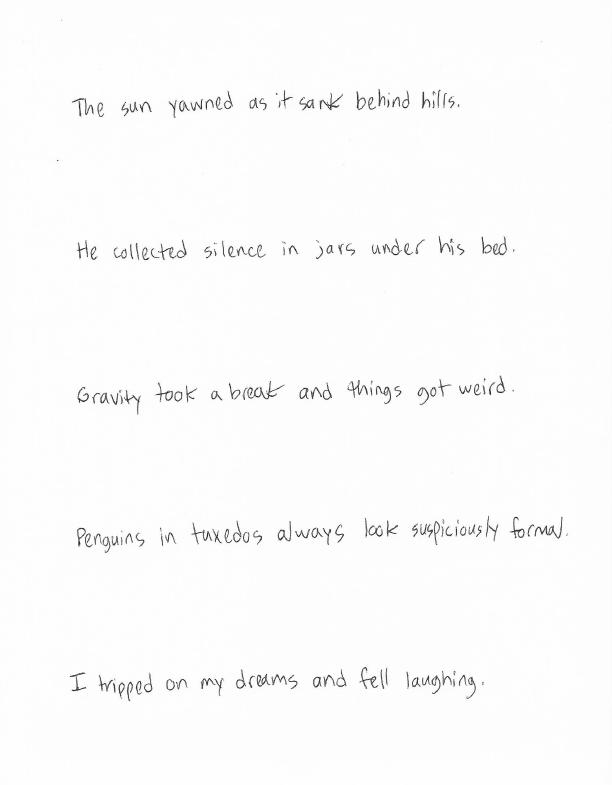
#> input picture dataset/style_alyajouri/raw_sentence_sheets/alyajouri_10.jpeg, 612 x 785 px, given in place of alyajouri_1.jpeg, which was not available
$ python sample_segmenter.py
#> lines starting #> are read from the running program, lines starting #| are printed output that depends on the picture; pictures that were not available may be replaced by others from this repository, and a replacement may not be noted
### src/common.py
# Filename: common.py
# Programmer(s): Abdurrahman Alyajouri
# Date: 4/25/2025
# Purpose: The purpose of this file is to provide commonly used functions and data structures
#          throughout this project.

total_sentences = 200
sheet_resolution = (784, 612)

people = [
    "alyajouri",
    "scalzone",
    "brodowicz",
    "le"
]

def get_input_path(person, id):
    return f"../dataset/style_{person}/raw_sentence_sheets/{person}_{id}.jpeg"

def get_output_path(person, id):
    return f"../dataset/style_{person}/processed_sentences/{person}_sentence_{id}.png"

### src/sample_segmenter.py
# Filename: sample_segmenter.py
# Programmer(s): Abdurrahman Alyajouri
# Date: 4/22/2025
# Purpose: The purpose of this program is to take our raw handwriting sample pages
#          (5 sentences per page, 2 inches apart, 1 inch left margin, starting at 1.5 inches from the top), and segment
#          each page to create samples containing a single sentence.

import numpy as np
import skimage.io as io

# in house libs
from common import get_input_path, get_output_path, people, sheet_resolution, total_sentences

# size of the sentence sheets we used, in inches.
sentence_sheet_shape = (11, 8.5)

# inch to pixel conversion functions.
def itopx(inches_x, img):
    ppi = img.shape[1] // sentence_sheet_shape[1]
    return int(inches_x * ppi)

def itopy(inches_y, img):
    ppi = img.shape[0] // sentence_sheet_shape[0]
    return int(inches_y * ppi)

def itop(inch_coords, img):
    return (itopy(inch_coords[0], img), itopx(inch_coords[1], img))

def segment(person, id):
    # inset sheet image into a fixed resolution blank canvas to maintain consistent segment resolutions.
#> called with person = 'alyajouri', id = 0
    tmp_img = io.imread(get_input_path(person, id + 1))
#> tmp_img is the input picture: shape (785, 612, 3); min 14, max 255, mean 251.2
    img = np.ones((sheet_resolution[0], sheet_resolution[1], 3), dtype=np.uint8) + 255
    img[0:tmp_img.shape[0], 0:tmp_img.shape[1], :] = tmp_img[0:min(tmp_img.shape[0], img.shape[0]), 0:min(tmp_img.shape[1], img.shape[1]), :]
    print(img.shape)
#| (784, 612, 3)
    for i in range(5):
        # inch based coordinates
        # start at one inch from the top, step one inch to cover the sentence, then step 2 inches down * the number of sentences we have processed
        # to get to the next sentence. constant left margin of 0.8 inches is used.
        tl = (0.8 + 2 * i, 0.8)
        br = (tl[0] + 1.1, img.shape[1])

        # convert to pixel coordinates.
        tl = itop(tl, img)
        br = itop(br, img)
        crop = img[tl[0]:br[0], tl[1]:br[1], :]
        io.imsave(get_output_path(person, i + 5 * id + 1), crop)
        print(crop.shape)
#> this loop made 5 passes
#> (tl, br) on passes 1 to 5: ((56, 57), (134, 44064)), ((198, 57), (276, 44064)), ((340, 57), (418, 44064)), ((482, 57), (560, 44064)), ((624, 57), (702, 44064))
#> pass 1, in segment, `crop = img[tl[0]:br[0], tl[1]:br[1], :]`:
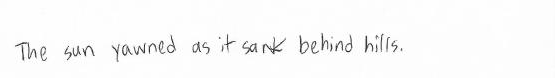
#> crop: shape (78, 555, 3); min 14, max 255, mean 249
#> pass 2, in segment, `crop = img[tl[0]:br[0], tl[1]:br[1], :]`:
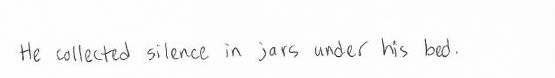
#> crop: shape (78, 555, 3); min 28, max 255, mean 249.1
#> pass 3, in segment, `crop = img[tl[0]:br[0], tl[1]:br[1], :]`:
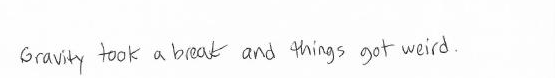
#> crop: shape (78, 555, 3); min 26, max 255, mean 248.4

def main():
    for person in people:
        for i in range(int(total_sentences // 5)):
            segment(person, i)

    # testing
    # import matplotlib.pyplot as plt
    # plt.imshow(crop, interpolation="nearest")
    # plt.show()

if __name__ == "__main__":
#> (the run stopped early here; a loop or call above may not have finished)
